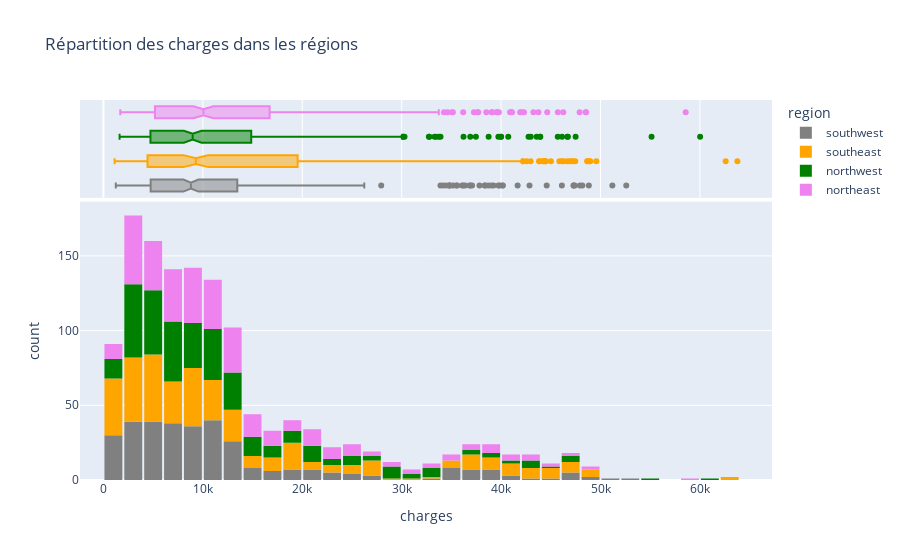

The cell this chart's notebook holds for it:
### Markdown cell above
- Visualisation des charges dans les régions

### Code cell
fig = px.histogram(df,
                    x="charges",
                    marginal="box",
                    color="region",
                    color_discrete_sequence=["grey", "orange", "green","violet"],
                    title="Répartition des charges dans les régions")

fig.update_layout(bargap=0.1)
fig.show()

### Figure 1 — Plotly figure (JSON) as saved in the notebook; plotly's stock layout.template omitted (floating-point values rounded to 4 significant figures; data arrays with more than 128 entries replaced by an {"elided": "..."} marker saying what was removed)
{"data": [{"alignmentgroup": "True", "bingroup": "x", "hovertemplate": "region=southwest<br>charges=%{x}<br>count=%{y}<extra></extra>", "legendgroup": "southwest", "marker": {"color": "grey", "pattern": {"shape": ""}}, "name": "southwest", "offsetgroup": "southwest", "orientation": "v", "showlegend": true, "type": "histogram", "x": {"elided": "325 float values"}, "xaxis": "x", "yaxis": "y"}, {"alignmentgroup": "True", "hovertemplate": "region=southwest<br>charges=%{x}<extra></extra>", "legendgroup": "southwest", "marker": {"color": "grey"}, "name": "southwest", "notched": true, "offsetgroup": "southwest", "showlegend": false, "type": "box", "x": {"elided": "325 float values"}, "xaxis": "x2", "yaxis": "y2"}, {"alignmentgroup": "True", "bingroup": "x", "hovertemplate": "region=southeast<br>charges=%{x}<br>count=%{y}<extra></extra>", "legendgroup": "southeast", "marker": {"color": "orange", "pattern": {"shape": ""}}, "name": "southeast", "offsetgroup": "southeast", "orientation": "v", "showlegend": true, "type": "histogram", "x": {"elided": "364 float values"}, "xaxis": "x", "yaxis": "y"}, {"alignmentgroup": "True", "hovertemplate": "region=southeast<br>charges=%{x}<extra></extra>", "legendgroup": "southeast", "marker": {"color": "orange"}, "name": "southeast", "notched": true, "offsetgroup": "southeast", "showlegend": false, "type": "box", "x": {"elided": "364 float values"}, "xaxis": "x2", "yaxis": "y2"}, {"alignmentgroup": "True", "bingroup": "x", "hovertemplate": "region=northwest<br>charges=%{x}<br>count=%{y}<extra></extra>", "legendgroup": "northwest", "marker": {"color": "green", "pattern": {"shape": ""}}, "name": "northwest", "offsetgroup": "northwest", "orientation": "v", "showlegend": true, "type": "histogram", "x": {"elided": "324 float values"}, "xaxis": "x", "yaxis": "y"}, {"alignmentgroup": "True", "hovertemplate": "region=northwest<br>charges=%{x}<extra></extra>", "legendgroup": "northwest", "marker": {"color": "green"}, "name": "northwest", "notched": true, "offsetgroup": "northwest", "showlegend": false, "type": "box", "x": {"elided": "324 float values"}, "xaxis": "x2", "yaxis": "y2"}, {"alignmentgroup": "True", "bingroup": "x", "hovertemplate": "region=northeast<br>charges=%{x}<br>count=%{y}<extra></extra>", "legendgroup": "northeast", "marker": {"color": "violet", "pattern": {"shape": ""}}, "name": "northeast", "offsetgroup": "northeast", "orientation": "v", "showlegend": true, "type": "histogram", "x": {"elided": "324 float values"}, "xaxis": "x", "yaxis": "y"}, {"alignmentgroup": "True", "hovertemplate": "region=northeast<br>charges=%{x}<extra></extra>", "legendgroup": "northeast", "marker": {"color": "violet"}, "name": "northeast", "notched": true, "offsetgroup": "northeast", "showlegend": false, "type": "box", "x": {"elided": "324 float values"}, "xaxis": "x2", "yaxis": "y2"}], "layout": {"bargap": 0.1, "barmode": "relative", "legend": {"title": {"text": "region"}, "tracegroupgap": 0}, "title": {"text": "Répartition des charges dans les régions"}, "xaxis": {"anchor": "y", "domain": [0, 1], "title": {"text": "charges"}}, "xaxis2": {"anchor": "y2", "domain": [0, 1], "matches": "x", "showgrid": true, "showticklabels": false}, "yaxis": {"anchor": "x", "domain": [0, 0.7326], "title": {"text": "count"}}, "yaxis2": {"anchor": "x2", "domain": [0.7426, 1], "matches": "y2", "showgrid": false, "showline": false, "showticklabels": false, "ticks": ""}}}
